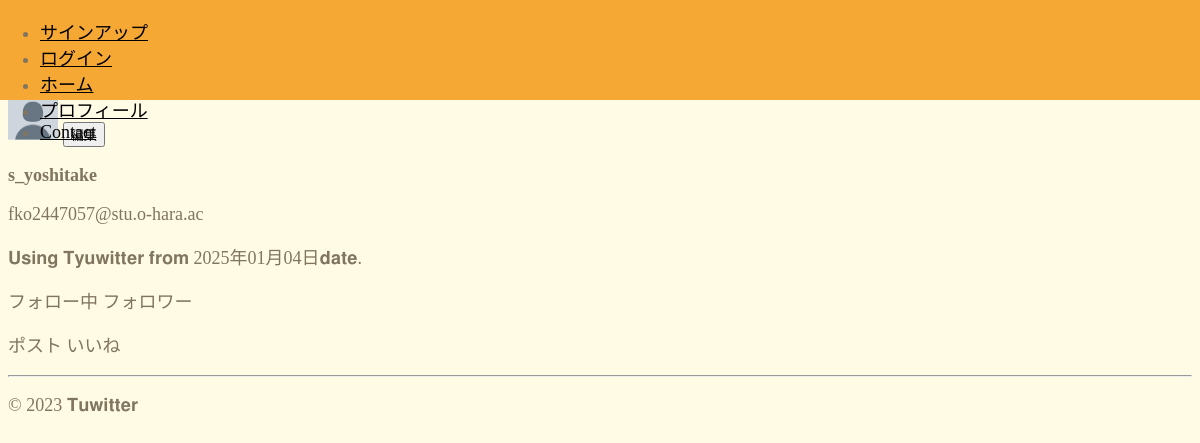
Page /profile/ (signed in) on the committed database.
### accounts/models.py (models this page shows)
class CustomUser(AbstractUser):
    pass

### tyuwitterapp2/views.py (the view)
# urls.py: path('profile/',views.ProfileView.as_view(),name='profile'), #プロフィール
class ProfileView(TemplateView):
    template_name='profile.html' #使用するhtmlファイルの名前を記述
    def get_context_data(self, **kwargs):
        context = super().get_context_data(**kwargs)
        user = self.request.user
        context['date_joined'] = user.date_joined
        return context

### tyuwitterapp2/templates/profile.html (shortened to what this page needs)
{% extends 'base.html' %}
{% load static %}
{% block content %}
<div class="profile">
    <img src="{% static 'img/profile.png' %}" width="50" height="50" alt="Profile Image">
    <input type="submit" id="submit_button" value="編集">
    <strong><p>{{ user.username }}</p></strong>
    <p>{{ user.email }}</p>
    <p>𝐔𝐬𝐢𝐧𝐠 𝐓𝐲𝐮𝐰𝐢𝐭𝐭𝐞𝐫 𝐟𝐫𝐨𝐦 {{ date_joined|date:"Y年m月d日" }}𝐝𝐚𝐭𝐞.</p>
    <p>{{ user.profile.following_count }}フォロー中 {{ user.profile.follower_count }}フォロワー</p>
    <p>ポスト {{ user.profile.post_count }} いいね {{ user.profile.like_count }}</p>
    <hr>
</div>
{% endblock %}

### tyuwitterapp2/static/css/style2.css (style rules this page uses)
body { font-size: 18px; color: #80755f; }
body { background-color: #fffbe5; }

### rows in the picture
CustomUser: username "s_yoshitake", email "fko2447057@stu.o-hara.ac", date_joined "2025年01月04日"
